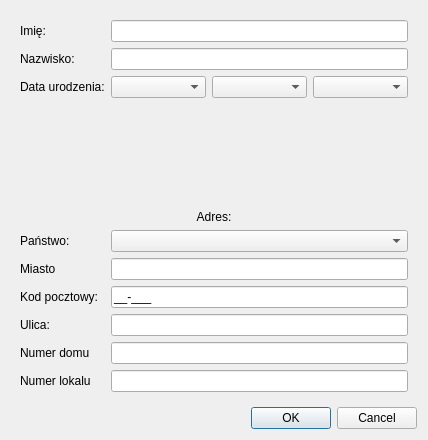
<?xml version="1.0" encoding="UTF-8"?>
<ui version="4.0">
 <class>ChangeDialog</class>
 <widget class="QDialog" name="ChangeDialog">
  <property name="geometry">
   <rect>
    <x>0</x>
    <y>0</y>
    <width>428</width>
    <height>440</height>
   </rect>
  </property>
  <property name="windowTitle">
   <string>Dialog</string>
  </property>
  <layout class="QVBoxLayout" name="verticalLayout">
   <item>
    <widget class="QStackedWidget" name="stackedWidget">
     <widget class="QWidget" name="page">
      <layout class="QVBoxLayout" name="verticalLayout_2">
       <item>
        <layout class="QGridLayout" name="gridLayout">
         <item row="9" column="1">
          <widget class="QLineEdit" name="txtApartmentNumber">
           <property name="maxLength">
            <number>10</number>
           </property>
          </widget>
         </item>
         <item row="8" column="0">
          <widget class="QLabel" name="label_9">
           <property name="text">
            <string>Numer domu</string>
           </property>
          </widget>
         </item>
         <item row="4" column="1">
          <widget class="QComboBox" name="cmbCountry"/>
         </item>
         <item row="5" column="0">
          <widget class="QLabel" name="label_6">
           <property name="text">
            <string>Miasto</string>
           </property>
          </widget>
         </item>
         <item row="1" column="1">
          <widget class="QLineEdit" name="txtLastName">
           <property name="inputMask">
            <string>&gt;A&lt;aaaaaaaaaaaaaaaaaaaaaaaaaaaaaaaaaaaaaaaaaaaaaaaaa</string>
           </property>
          </widget>
         </item>
         <item row="6" column="1">
          <widget class="QLineEdit" name="txtZipCode">
           <property name="inputMask">
            <string>99-999;_</string>
           </property>
          </widget>
         </item>
         <item row="9" column="0">
          <widget class="QLabel" name="label_10">
           <property name="text">
            <string>Numer lokalu</string>
           </property>
          </widget>
         </item>
         <item row="7" column="0">
          <widget class="QLabel" name="label_8">
           <property name="text">
            <string>Ulica:</string>
           </property>
          </widget>
         </item>
         <item row="7" column="1">
          <widget class="QLineEdit" name="txtStreet">
           <property name="inputMask">
            <string>&gt;A&lt;aaaaaaaaaaaaaaaaaaaaaaaaaaaaaaaaaaaaaaaaaaaaaaaaa</string>
           </property>
          </widget>
         </item>
         <item row="4" column="0">
          <widget class="QLabel" name="label_4">
           <property name="text">
            <string>Państwo:</string>
           </property>
          </widget>
         </item>
         <item row="0" column="0">
          <widget class="QLabel" name="label">
           <property name="text">
            <string>Imię:</string>
           </property>
          </widget>
         </item>
         <item row="0" column="1">
          <widget class="QLineEdit" name="txtName">
           <property name="inputMask">
            <string>&gt;A&lt;aaaaaaaaaaaaaaaaaaaaaaaaaaaaaaaaaaaaaaaaaaaaaaaaa</string>
           </property>
           <property name="frame">
            <bool>true</bool>
           </property>
          </widget>
         </item>
         <item row="6" column="0">
          <widget class="QLabel" name="label_7">
           <property name="text">
            <string>Kod pocztowy:</string>
           </property>
          </widget>
         </item>
         <item row="1" column="0">
          <widget class="QLabel" name="label_2">
           <property name="text">
            <string>Nazwisko:</string>
           </property>
          </widget>
         </item>
         <item row="8" column="1">
          <widget class="QLineEdit" name="txtHouseNumber">
           <property name="maxLength">
            <number>10</number>
           </property>
          </widget>
         </item>
         <item row="2" column="0">
          <widget class="QLabel" name="label_3">
           <property name="text">
            <string>Data urodzenia:</string>
           </property>
          </widget>
         </item>
         <item row="3" column="0" colspan="2">
          <widget class="QLabel" name="label_5">
           <property name="text">
            <string>Adres:</string>
           </property>
           <property name="alignment">
            <set>Qt::AlignBottom|Qt::AlignHCenter</set>
           </property>
          </widget>
         </item>
         <item row="2" column="1">
          <layout class="QHBoxLayout" name="horizontalLayout">
           <item>
            <widget class="QComboBox" name="cmbDay">
             <property name="sizeAdjustPolicy">
              <enum>QComboBox::AdjustToContents</enum>
             </property>
            </widget>
           </item>
           <item>
            <widget class="QComboBox" name="cmbMonth">
             <property name="sizeAdjustPolicy">
              <enum>QComboBox::AdjustToContentsOnFirstShow</enum>
             </property>
            </widget>
           </item>
           <item>
            <widget class="QComboBox" name="cmbYear"/>
           </item>
          </layout>
         </item>
         <item row="5" column="1">
          <widget class="QLineEdit" name="txtCity">
           <property name="inputMask">
            <string>&gt;A&lt;aaaaaaaaaaaaaaaaaaaaaaaaaaaaaaaaaaaaaaaaaaaaaaaaa</string>
           </property>
          </widget>
         </item>
        </layout>
       </item>
      </layout>
     </widget>
     <widget class="QWidget" name="page_2"/>
    </widget>
   </item>
   <item>
    <widget class="QDialogButtonBox" name="buttonBox">
     <property name="standardButtons">
      <set>QDialogButtonBox::Cancel|QDialogButtonBox::Ok</set>
     </property>
    </widget>
   </item>
  </layout>
 </widget>
 <resources/>
 <connections/>
</ui>
